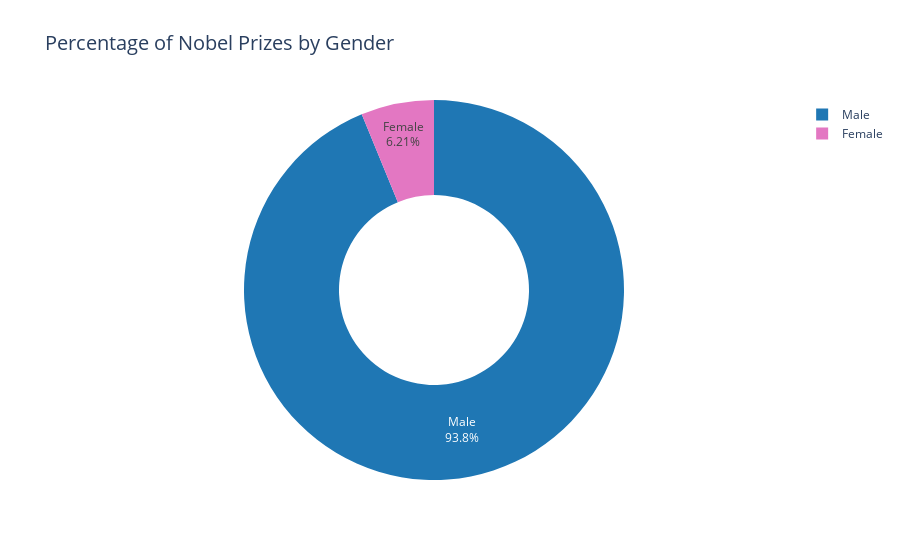

Here is the notebook cell this chart was saved with:
### Code cell
import plotly.express as px

# Prepare data for Plotly
gender_df = gender_counts.reset_index()
gender_df.columns = ['sex', 'count']

# Create donut chart
fig = px.pie(
    gender_df,
    names='sex',
    values='count',
    title='Percentage of Nobel Prizes by Gender',
    hole=0.5,  # turns the pie chart into a donut
    color='sex',
    color_discrete_map={'Male': '#1f77b4', 'Female': '#e377c2'}  # blue & pink tones
)

# Update layout for better readability
fig.update_traces(textposition='inside', textinfo='percent+label')
fig.update_layout(
    showlegend=True,
    title_font=dict(size=20),
    paper_bgcolor='white'
)

fig.show()

### Figure 1 — Plotly figure (JSON) as saved in the notebook; plotly's stock layout.template omitted (floating-point values rounded to 4 significant figures)
{"data": [{"customdata": [["Male"], ["Female"]], "domain": {"x": [0, 1], "y": [0, 1]}, "hole": 0.5, "hovertemplate": "sex=%{customdata[0]}<br>count=%{value}<extra></extra>", "labels": ["Male", "Female"], "legendgroup": "", "marker": {"colors": ["#1f77b4", "#e377c2"]}, "name": "", "showlegend": true, "textinfo": "percent+label", "textposition": "inside", "type": "pie", "values": [876, 58]}], "layout": {"legend": {"tracegroupgap": 0}, "paper_bgcolor": "white", "showlegend": true, "title": {"font": {"size": 20}, "text": "Percentage of Nobel Prizes by Gender"}}}
